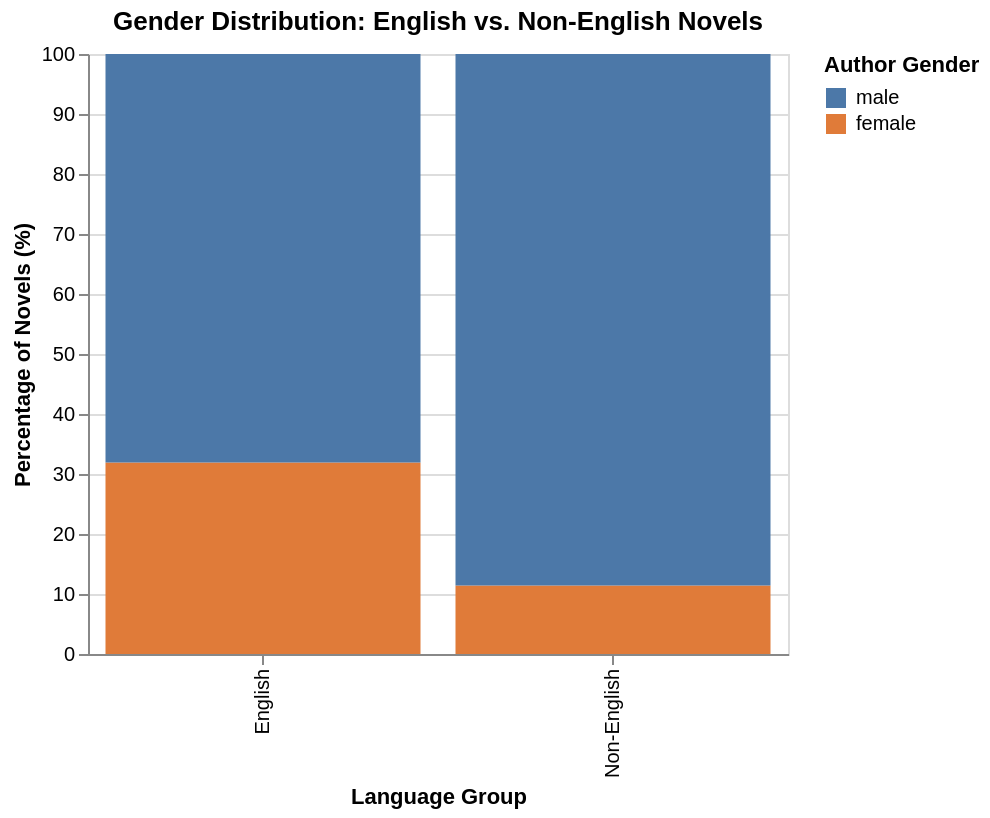

Notebook source saved alongside this figure:
### Code cell
# Gender breakdown by English vs. non-English
top_novels_df['lang_group'] = top_novels_df['orig_lang'].apply(
    lambda x: 'English' if x == 'English' else 'Non-English'
)

gender_lang = top_novels_df.groupby(['lang_group', 'author_gender']).size().reset_index(name='count')

# Calculate percentage within each language group
gender_lang['total'] = gender_lang.groupby('lang_group')['count'].transform('sum')
gender_lang['percentage'] = (gender_lang['count'] / gender_lang['total'] * 100).round(1)

chart_gender_lang = alt.Chart(gender_lang).mark_bar().encode(
    x=alt.X('lang_group:N', title='Language Group'),
    y=alt.Y('percentage:Q', title='Percentage of Novels (%)'),
    color=alt.Color('author_gender:N', scale=alt.Scale(
        domain=['male', 'female'],
        range=['#4c78a8', '#e07b39']
    ), legend=alt.Legend(title='Author Gender')),
    tooltip=['lang_group:N', 'author_gender:N', 'count:Q', 'percentage:Q']
).properties(
    title='Gender Distribution: English vs. Non-English Novels',
    width=350,
    height=300
)

chart_gender_lang

### Figure 1 — Vega-Lite specification as saved in the notebook (floating-point values rounded to 4 significant figures)
{"config": {"view": {"continuousWidth": 300, "continuousHeight": 300}}, "data": {"name": "data-e3e3e83ce01809af96f1384f2aab6032"}, "mark": {"type": "bar"}, "encoding": {"color": {"field": "author_gender", "legend": {"title": "Author Gender"}, "scale": {"domain": ["male", "female"], "range": ["#4c78a8", "#e07b39"]}, "type": "nominal"}, "tooltip": [{"field": "lang_group", "type": "nominal"}, {"field": "author_gender", "type": "nominal"}, {"field": "count", "type": "quantitative"}, {"field": "percentage", "type": "quantitative"}], "x": {"field": "lang_group", "title": "Language Group", "type": "nominal"}, "y": {"field": "percentage", "title": "Percentage of Novels (%)", "type": "quantitative"}}, "height": 300, "title": "Gender Distribution: English vs. Non-English Novels", "width": 350, "$schema": "https://vega.github.io/schema/vega-lite/v6.1.0.json", "datasets": {"data-e3e3e83ce01809af96f1384f2aab6032": [{"lang_group": "English", "author_gender": "female", "count": 137, "total": 430, "percentage": 31.9}, {"lang_group": "English", "author_gender": "male", "count": 293, "total": 430, "percentage": 68.1}, {"lang_group": "Non-English", "author_gender": "female", "count": 8, "total": 70, "percentage": 11.4}, {"lang_group": "Non-English", "author_gender": "male", "count": 62, "total": 70, "percentage": 88.6}]}}
